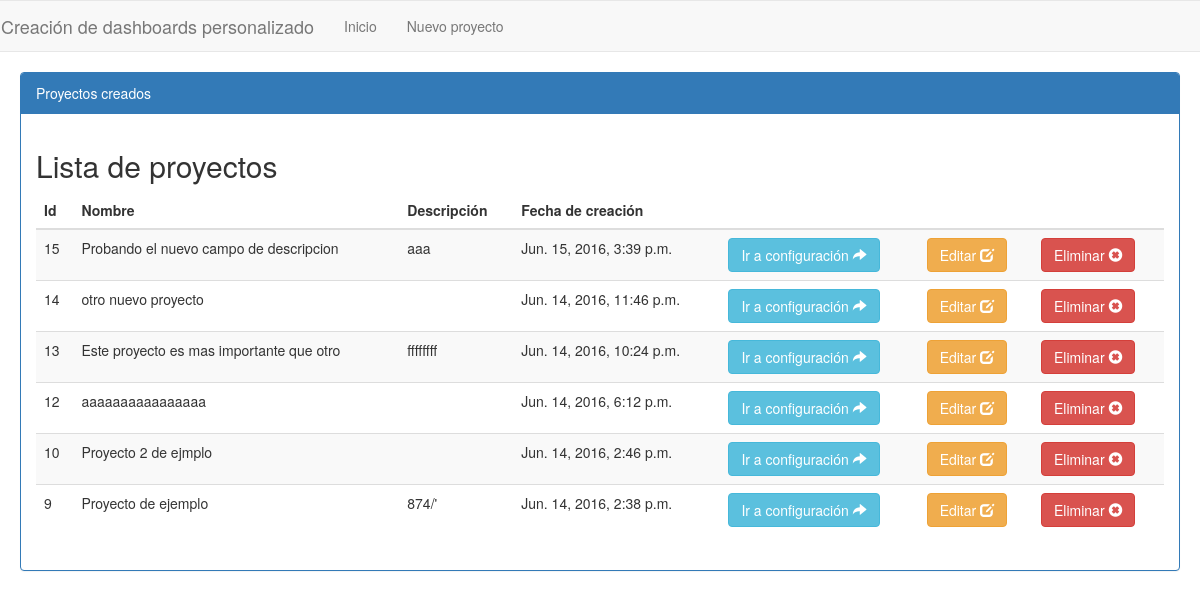
/, run on an earlier commit of the app's database.
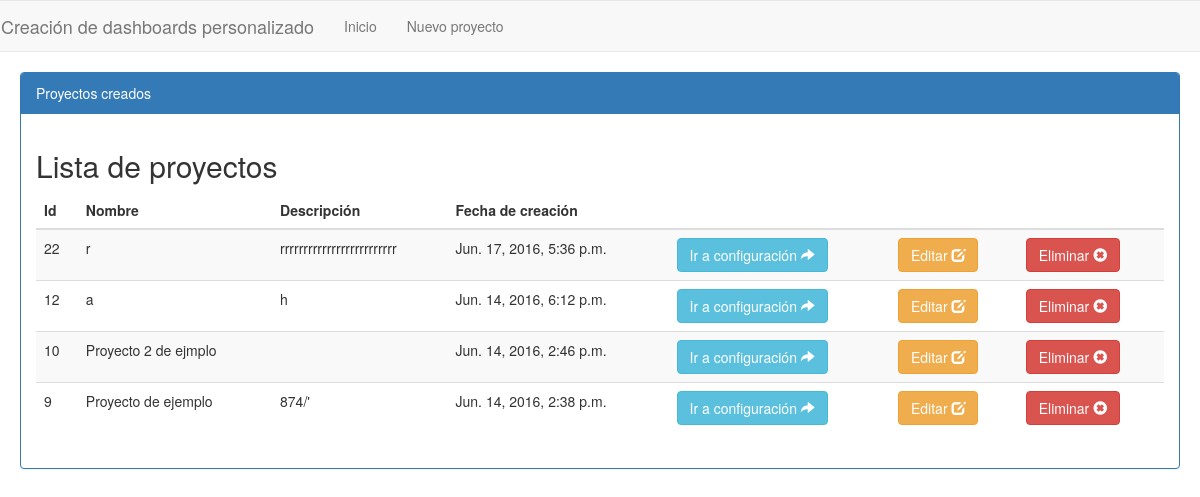
And on a later commit of the database.
### dashboardConfigApp/models.py (models this page shows, shortened)
class Proyecto(models.Model):
	nombre = models.CharField(max_length=100)
	descripcion = models.CharField(max_length=100, default='')
	fechaCreacion = models.DateTimeField(default=timezone.now)

### dashboardConfigApp/views.py (the view)
# urls.py: url(r'^$', GetAllProject.as_view(), name="home"),
class GetAllProject(generic.ListView):
	template_name = 'index.html'
	context_object_name ='listAllProject'
	model = Proyecto
	def get_queryset(self):
		return Proyecto.objects.all().order_by('-fechaCreacion')

### dashboardConfigApp/templates/index.html
{% extends 'base.html' %}
{% block content %}
  	<div class="container-list-projects">
  		<div class="panel panel-primary">
 	 		<div class="panel-heading">Proyectos creados</div>
	 	 	<div class="panel-body">
	 	 		<h2>Lista de proyectos</h2>
				<table class="table table-striped allProject_table">
		 			<thead>
		 				<th>Id</th>
		 				<th>Nombre</th>
		 				<th>Descripción</th>
		 				<th>Fecha de creación</th>
		 				<th></th>
		 				<th></th>
		 				<th></th>
		 			</thead>
		 			<tbody id="allProject_table_tbody">
		 				{% for project in listAllProject %}
		 				<tr>
		 					<td>{{project.pk}}</td>
		 					<td>{{project.nombre}}</td>
		 					<td>{{project.descripcion}}</td>
		 					<td>{{project.fechaCreacion}}</td>
		 					<td><a href="{% url 'configProject' project.pk %}"class="btn btn-info goToConfig" id="{{project.pk}}">Ir
			 			a configuración <span class="glyphicon glyphicon-share-alt"></span></a></td>
                             <td><a href="{% url 'editProject' project.pk %}" class="btn btn-warning" id="{{project.pk}}">Editar <span class="glyphicon glyphicon-edit"></span></a></td>
		 				    <td><a href="{% url 'deleteProject' project.pk %}" class="btn btn-danger" id="{{project.pk}}">Eliminar <span class="glyphicon glyphicon-remove-sign"></span></a></td>
		 				{% endfor %}
		 			</tbody>
		 		</table>
	 	 	</div>
 	 	</div>
 	</div>
{% endblock content %}

### dashboardConfigApp/templates/base.html (shortened to what this page needs)
<!DOCTYPE html>
{% load staticfiles %}
<html>
<head>
	<link rel="stylesheet" type="text/css" href="https://maxcdn.bootstrapcdn.com/bootstrap/3.3.6/css/bootstrap.min.css">
	<link rel="stylesheet" type="text/css" href="{% static 'css/new_project.css' %}">
</head>
<body>
	<div class="header-body">
		<div class="row">
			<nav class="navbar navbar-default navbar-main">
				 <div class="navbar-header">
				    <a class="navbar-brand" href="{% url 'home' %}">Creación de dashboards personalizado</a>
			  	</div>
				<div class="collapse navbar-collapse navbar-ex1-collapse">
				    <ul class="nav navbar-nav">
				      <li><a href="{% url 'home' %}">Inicio</a></li>
				      <li><a href="{% url 'new_project' %}">Nuevo proyecto</a></li>
				    </ul>
				</div>
			</nav>
		</div>
	</div>
	{% block content %}
	{% endblock %}
</body>
</html>

### dashboardConfigApp/static/css/new_project.css (style rules this page uses)
.container-list-projects { margin:20px }
.navbar-main { margin-bottom:0 }

What changed in the data, as far as the page shows it:
removed Proyecto: pk "15", nombre "Probando el nuevo campo de descripcion", descripcion "aaa", fechaCreacion "Jun. 15, 2016, 3:39 p.m."
removed Proyecto: pk "14", nombre "otro nuevo proyecto", fechaCreacion "Jun. 14, 2016, 11:46 p.m."
removed Proyecto: pk "13", nombre "Este proyecto es mas importante que otro", descripcion "ffffffff", fechaCreacion "Jun. 14, 2016, 10:24 p.m."
added Proyecto: pk "22", nombre "r", descripcion "rrrrrrrrrrrrrrrrrrrrrrrrr", fechaCreacion "Jun. 17, 2016, 5:36 p.m."
changed Proyecto "Jun. 14, 2016, 6:12 p.m.": nombre "aaaaaaaaaaaaaaaa" → "a"; descripcion (not shown) → "h"
